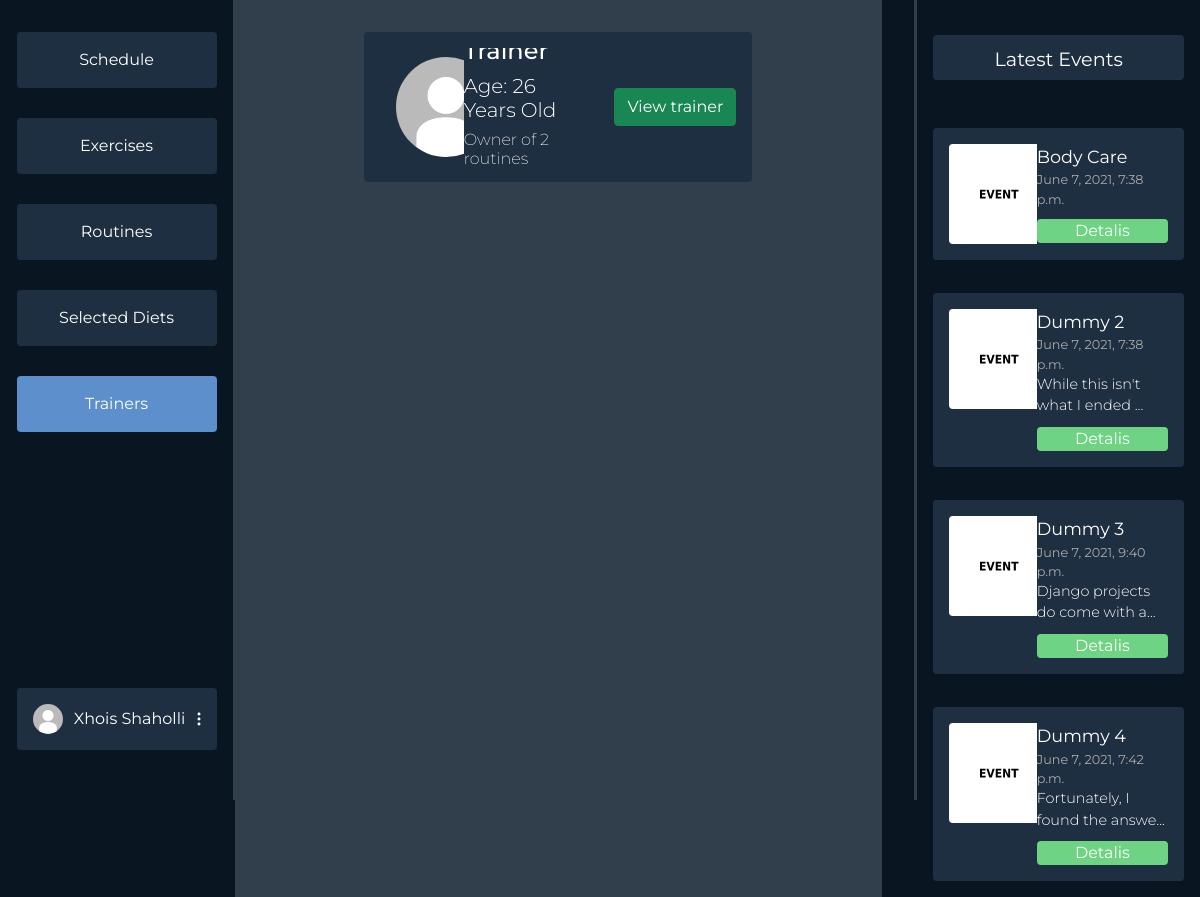
/dashboard/trainers/ (signed in), run on the app's committed database.
### users/models.py (models this page shows, shortened)
class Profile(models.Model):
    user = models.OneToOneField(User, on_delete=models.CASCADE)
    profile_photo = models.ImageField(
        upload_to='media/profiles/', default='profiles/default.jpg')
    height = models.FloatField(default=170.0)
    weight = models.FloatField(default=60.0)
    weight_goal = models.FloatField(default=70.0)
    GENDER_CHOICES = (('F', 'Female'), ('M', 'Male'), ('O', 'Other'))
    gender = models.CharField(
        max_length=9, choices=GENDER_CHOICES, default=GENDER_CHOICES[0])
    FREQUENCY = (
        ('3x', '3 Times a Week'),
        ('4x', '4 Times a Week'),
        ('5x', '5 Times a Week'),
        ('6x', '6 Times a Week'),
    )
    week_frequency = models.CharField(
        max_length=20, choices=FREQUENCY, default=FREQUENCY[0])
    profile_complete = models.BooleanField(default=False)
    selected_diets = models.ManyToManyField(DietPlan, blank=True)
    age = models.IntegerField(null=True)

### dashboards/models.py (models this page shows, shortened)
class Event(models.Model):
    title = models.CharField(max_length=60, blank=True)
    date = models.DateTimeField(default=datetime.now(), blank=True)
    desc = models.TextField(blank=True)
    thumbnail = models.ImageField(
        upload_to='events/', default='events/default.jpg')

### dashboards/user_views.py (the view)
# urls.py: path('trainers/', user_views.trainers,
@login_required(login_url='login')
def trainers(request):
    events = Event.objects.all()[:4]
    routines = Routine.objects.all()
    routines_owned = []
    trainers = User.objects.all().filter(groups__name='trainer')
    for trainer in trainers:
        routines_owned.append(
            sum([1 for ru in routines if ru.owner == trainer]))
    context = {'options': TRAINERS_NAV, 'events': events,
               'trainers_info': zip(trainers, routines_owned)}
    return render(request, 'dashboards/user/trainers.html', context)

### dashboards/templates/dashboards/user/trainers.html
{% extends 'dashboards/user/dashboard.html' %}
{% load static %}
{% block styles %}
<link rel="stylesheet" href="{% static 'css/dashboards/trainers.css' %}">
{% endblock styles %}
{% block middle %}
<div class="trainers">
    {% for trainer, nrofroutines in trainers_info %}
    <div class="trainer">
        <div class="left">
            <div class="profile"><img id="profil" src="{{trainer.profile.profile_photo.url}}" ></div>
            <div class="info">
               {% if trainer.get_full_name %}
                <h4>{{trainer.get_full_name}}</h4>
                {% else %}
                <h4>{{trainer.username}}</h4>
                {% endif %}
                <h5>Age: {{ trainer.profile.age }} Years Old</h5>
                <h6>Owner of {{nrofroutines}} routines</h6>
            </div>
        </div>
        <div class="right">
            <a href="{% url 'userdashboard-trainer-details' trainer.id %}" class="btn btn-success">View trainer</a>
        </div>
    </div>
    {% endfor %}
</div>
{% endblock middle %}

### dashboards/templates/dashboards/user/dashboard.html (shortened to what this page needs)
{% load static %}
<html>
  <head>
    <link href="https://cdn.jsdelivr.net/npm/bootstrap@5.0.1/dist/css/bootstrap.min.css" rel="stylesheet">
    <link rel="stylesheet" href="{% static 'css/dashboards/main.css' %}">
    <link rel="stylesheet" href="https://cdn.jsdelivr.net/npm/bootstrap-select@1.13.14/dist/css/bootstrap-select.min.css">
    {% block styles %}
    {% endblock styles %}
  </head>
  <body>
  {% block content %}
  {% if user.is_authenticated %}
  <div class="mycontainer">
    <div class="navigation">
      <div class="nav-col">
        <div class="options">
          {% for key, item in options.items %}
            {% if item.isActive %}
            <a class="option-active" href="/dashboard/{{item.url}}">{{ item.name }}</a>
            {% else %}
            <a class="option" href="/dashboard/{{item.url}}">{{ item.name }}</a>
            {% endif %}
          {% endfor %}
        </div>
        <div class="profile-wrapper">
          <div class="user-btn">
            <div class="profile-pic"><img src="{{ user.profile.profile_photo.url }}" alt=""></div>
            {% if user.first_name %}
            <span>{{user.get_full_name}}</span>
            {% else %}
            <span>{{user.username}}</span>
            {% endif %}
            <div class="three-dot"><img src="{% static 'svg/3dots.svg' %}" alt=""></div>
          </div>
        </div>
      </div>
      <div class="divider"></div>
    </div>
    <div class="middle">
    {% block middle %}
    {% endblock middle %}
    </div>
    <div class="events-section">
      <div class="divider"></div>
      <div class="events">
        <div class="latest">
          Latest Events
        </div>
        <div class="items overflow-auto">
        {% for item in events %}
          <div class="event-item">
            <div class="event-item-left">
              <div class="event-thumb"><img src="{{item.thumbnail.url}}"></div>
            </div>
            <div class="event-item-right">
              <div class="title">{{item.title}}</div>
              <div class="date">{{item.date}}</div>
              {% if item.desc|length > 30 %}
                <div class="desc">{{item.desc|slice:":30"}}...</div>
              {% else %}
                <div class="desc">{{item.desc}}</div>
              {% endif %}
              <div class="details">Detalis</div>
            </div>
          </div>
        {% endfor %}
        </div>
      </div>
    </div>
  </div>
  {% endif %}
  {% endblock content %}
  </body>
<html>

### static/css/dashboards/main.css (style rules this page uses)
* { margin: 0; font-family: "Montserrat", sans-serif; overflow: hidden; }
body { background-color: #0a1522; }
.mycontainer { display: flex; flex-direction: row; justify-content: space-between; }
.navigation { width: 20vw; }
.nav-col { display: flex; flex-direction: column; align-items: flex-end; margin: 1em; }
.options { margin-left: 7em; display: flex; flex-direction: column; justify-content: space-between; margin-top: 1em; height: 400px; }
.option { background-color: #1f2f42; color: #fff; padding: 1em; padding-right: 1em; padding-left: 1em; width: 200px; text-align: center; border-radius: 4px; }
a { text-decoration: none; }
.option-active { background-color: #5c8fcc; color: #fff; padding: 1em; padding-right: 1em; padding-left: 1em; width: 200px; text-align: center; border-radius: 4px; }
.user-btn { background-color: #1f2f42; color: #fff; padding: 1em; padding-right: 1em; padding-left: 1em; width: 200px; text-align: center; border-radius: 4px; margin-top: 16em; display: flex; flex-direction: row; align-items: center; justify-content: space-between; }
.profile-pic img { height: 30px; border-radius: 50%; width: auto; }
.navigation { display: flex; flex-direction: row; }
.divider { background-color: #313e4c; width: 4px; height: 100vh; margin: 0; padding: 0; z-index: 10; }
.middle { margin-right: 2em; width: 55vw; background-color: #313e4c; }
.events-section { margin-right: 1em; width: 23vw; display: flex; flex-direction: row; }
.event-thumb img { width: 100px; height: auto; border-radius: 4px; }
.latest { margin-top: 1em; background-color: #1f2f42; color: white; border-radius: 4px; padding: 0.5em 1em 0.5em 1em; text-align: center; font-size: 1.2em; }
.events { margin-top: 1em; margin-left: 1em; display: flex; flex-direction: column; color: white; width: 100%; }
.items { height: 200px; max-height: 800px; margin-top: 2em; display: flex; flex-direction: column; justify-content: space-between; height: 100%; }
.event-item { background-color: #1f2f42; border-radius: 4px; padding: 1em; display: flex; flex-direction: row; margin: 1em 0 1em 0; }
.event-item-left { width: 40%; }
.event-item-right { width: 60%; }
.event-item-right .title { font-size: 1.1em; }
.event-item-right .date { font-size: 0.8em; color: rgb(170, 170, 170); }
.event-item-right .desc { font-weight: 300; font-size: 0.9em; }
.event-item-right .details { margin-top: 10px; background-color: #6ed383; border-radius: 4px; text-align: center; }

### static/css/dashboards/trainers.css (style rules this page uses)
.trainers { display: flex; flex-direction: column; height: 90vh; overflow-y: auto; margin-top: 2em; }
.profile > img { width: 100px; height: auto; border-radius: 50%; }
.trainer { margin-bottom: 2em; align-self: center; width: 60%; border-radius: 4px; display: flex; flex-direction: row; align-content: center; justify-content: space-between; background-color: #1f2f42; color: white; padding: 1em; min-height: 150px; max-height: 150px; }
.left { display: flex; flex-direction: row; justify-content: space-between; width: 60%; align-items: center; padding: 1em; }
.right { align-self: center; }
.info { background: none; }
.info > h5 { font-weight: 300; }
.info > h6 { font-weight: 200; }

### data on the page
Event: thumbnail (placeholder picture), title "Body Care", date "June 7, 2021, 7:38 p.m."
Event: thumbnail (placeholder picture), title "Dummy 2", date "June 7, 2021, 7:38 p.m.", desc "While this isn't what I ended"
Event: thumbnail (placeholder picture), title "Dummy 3", date "June 7, 2021, 9:40 p.m.", desc "Django projects do come with a"
Event: thumbnail (placeholder picture), title "Dummy 4", date "June 7, 2021, 7:42 p.m.", desc "Fortunately, I found the answe"

### other printed values
{{ item.name }} "Schedule" "Exercises" "Routines" "Selected Diets"
{{ item.name }} "Trainers"
{{ user.get_full_name }} "Xhois Shaholli"
{{ trainer.profile.age }} "26"
{{ nrofroutines }} "2"
